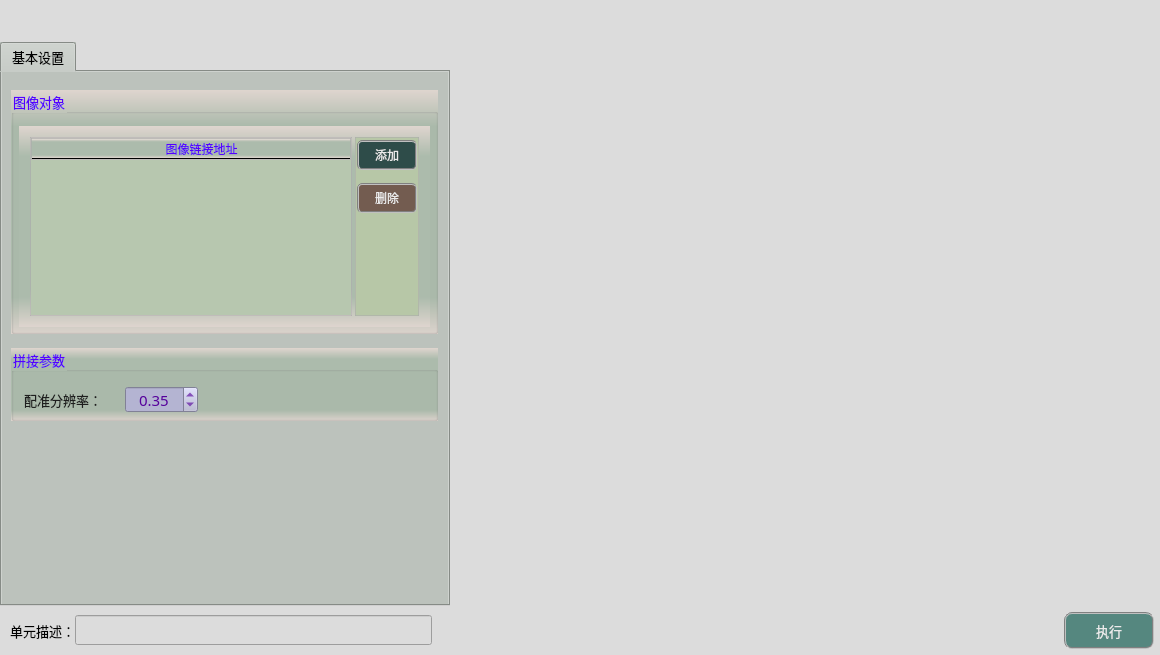
<?xml version="1.0" encoding="UTF-8"?>
<ui version="4.0">
 <class>frmImageSpliceClass</class>
 <widget class="QDialog" name="frmImageSpliceClass">
  <property name="geometry">
   <rect>
    <x>0</x>
    <y>0</y>
    <width>1160</width>
    <height>655</height>
   </rect>
  </property>
  <property name="sizePolicy">
   <sizepolicy hsizetype="Fixed" vsizetype="Fixed">
    <horstretch>0</horstretch>
    <verstretch>0</verstretch>
   </sizepolicy>
  </property>
  <property name="minimumSize">
   <size>
    <width>1160</width>
    <height>655</height>
   </size>
  </property>
  <property name="maximumSize">
   <size>
    <width>1160</width>
    <height>655</height>
   </size>
  </property>
  <property name="windowTitle">
   <string>图像拼接</string>
  </property>
  <property name="styleSheet">
   <string notr="true">background-color: rgb(220, 220, 220);</string>
  </property>
  <layout class="QGridLayout" name="gridLayout">
   <property name="leftMargin">
    <number>0</number>
   </property>
   <property name="topMargin">
    <number>0</number>
   </property>
   <property name="rightMargin">
    <number>0</number>
   </property>
   <property name="bottomMargin">
    <number>0</number>
   </property>
   <property name="spacing">
    <number>1</number>
   </property>
   <item row="1" column="2">
    <layout class="QGridLayout" name="imageLayout">
     <property name="spacing">
      <number>1</number>
     </property>
    </layout>
   </item>
   <item row="2" column="0">
    <spacer name="verticalSpacer_4">
     <property name="orientation">
      <enum>Qt::Vertical</enum>
     </property>
     <property name="sizeType">
      <enum>QSizePolicy::Fixed</enum>
     </property>
     <property name="sizeHint" stdset="0">
      <size>
       <width>20</width>
       <height>5</height>
      </size>
     </property>
    </spacer>
   </item>
   <item row="0" column="2">
    <spacer name="verticalSpacer">
     <property name="orientation">
      <enum>Qt::Vertical</enum>
     </property>
     <property name="sizeType">
      <enum>QSizePolicy::Fixed</enum>
     </property>
     <property name="sizeHint" stdset="0">
      <size>
       <width>20</width>
       <height>42</height>
      </size>
     </property>
    </spacer>
   </item>
   <item row="1" column="0">
    <widget class="QTabWidget" name="tabWidget">
     <property name="sizePolicy">
      <sizepolicy hsizetype="Fixed" vsizetype="Expanding">
       <horstretch>0</horstretch>
       <verstretch>0</verstretch>
      </sizepolicy>
     </property>
     <property name="minimumSize">
      <size>
       <width>450</width>
       <height>550</height>
      </size>
     </property>
     <property name="maximumSize">
      <size>
       <width>16777215</width>
       <height>16777215</height>
      </size>
     </property>
     <property name="font">
      <font>
       <family>微软雅黑</family>
       <pointsize>10</pointsize>
      </font>
     </property>
     <property name="styleSheet">
      <string notr="true">background-color: #bcc2bc;</string>
     </property>
     <property name="currentIndex">
      <number>0</number>
     </property>
     <widget class="QWidget" name="tab">
      <attribute name="title">
       <string>基本设置</string>
      </attribute>
      <widget class="QGroupBox" name="groupCamera">
       <property name="geometry">
        <rect>
         <x>9</x>
         <y>18</y>
         <width>427</width>
         <height>244</height>
        </rect>
       </property>
       <property name="font">
        <font>
         <family>微软雅黑</family>
         <pointsize>10</pointsize>
        </font>
       </property>
       <property name="styleSheet">
        <string notr="true">background-color: qlineargradient(x1:0, y1:0, x2:0, y2:1, stop:0 #dfd5cf, stop: 0.15 #acbbac, stop: 0.85 #acbbac,stop:1 #dfd5cf);
color: rgb(85, 0, 255);</string>
       </property>
       <property name="title">
        <string>图像对象</string>
       </property>
       <widget class="QWidget" name="horizontalLayoutWidget">
        <property name="geometry">
         <rect>
          <x>8</x>
          <y>36</y>
          <width>411</width>
          <height>201</height>
         </rect>
        </property>
        <layout class="QHBoxLayout" name="horizontalLayout_2">
         <property name="spacing">
          <number>3</number>
         </property>
         <item>
          <widget class="QFrame" name="frame">
           <property name="styleSheet">
            <string notr="true">border: 1px solid;
border-color: rgba(173, 173, 173, 155);</string>
           </property>
           <property name="frameShape">
            <enum>QFrame::StyledPanel</enum>
           </property>
           <property name="frameShadow">
            <enum>QFrame::Raised</enum>
           </property>
           <layout class="QVBoxLayout" name="verticalLayout">
            <property name="spacing">
             <number>0</number>
            </property>
            <property name="leftMargin">
             <number>0</number>
            </property>
            <property name="topMargin">
             <number>0</number>
            </property>
            <property name="rightMargin">
             <number>0</number>
            </property>
            <property name="bottomMargin">
             <number>0</number>
            </property>
            <item>
             <widget class="QTableWidget" name="tableWidgetImage">
              <property name="font">
               <font>
                <family>微软雅黑</family>
               </font>
              </property>
              <property name="styleSheet">
               <string notr="true">QTableWidget          
{
    background-color: #b7c7af;   
    border:none;
    gridline-color: rgba(20, 25, 155,50);
    color: rgba(20, 20, 20,200);
}
QTableWidget::item::selected
{   
    background-color: rgba(180, 180, 215,255); 
}
QScrollBar:vertical{ 
		background:#FFFFF2;
		padding-top:20px;
		padding-bottom:20px;
		padding-left:2px;
		padding-right:2px;
		border-left:1px solid #d7d7d7;}
QScrollBar::handle:vertical{
		background:#dbdbdb;
		border-radius:6px;
		min-height:20px;}
QScrollBar::handle:vertical:hover{
		background:#d0d0d0;}
QScrollBar::add-line:vertical{
		background:url(:/resource/down.png) center no-repeat;}
QScrollBar::sub-line:vertical{
		background:url(:/resource/up.png) center no-repeat;}
QScrollBar:horizontal{ 
		background:#FFFFF2;
		padding-top:20px;
		padding-bottom:20px;
		padding-left:2px;
		padding-right:2px;
		border-left:1px solid #d7d7d7;}
QScrollBar::handle:horizontal{
		background:#dbdbdb;
		border-radius:6px;
		min-height:20px;}
QScrollBar::handle:horizontal:hover{
		background:#d0d0d0;}
QScrollBar::add-line:horizontal{
		background:url(:/resource/right.png) center no-repeat;}
QScrollBar::sub-line:horizontal{
		background:url(:/resource/left.png) center no-repeat;}</string>
              </property>
              <property name="verticalScrollBarPolicy">
               <enum>Qt::ScrollBarAsNeeded</enum>
              </property>
              <property name="horizontalScrollBarPolicy">
               <enum>Qt::ScrollBarAsNeeded</enum>
              </property>
              <property name="gridStyle">
               <enum>Qt::DashLine</enum>
              </property>
              <attribute name="horizontalHeaderMinimumSectionSize">
               <number>29</number>
              </attribute>
              <attribute name="horizontalHeaderDefaultSectionSize">
               <number>339</number>
              </attribute>
              <attribute name="verticalHeaderDefaultSectionSize">
               <number>30</number>
              </attribute>
              <column>
               <property name="text">
                <string>图像链接地址</string>
               </property>
               <property name="font">
                <font>
                 <family>微软雅黑</family>
                 <pointsize>9</pointsize>
                </font>
               </property>
              </column>
             </widget>
            </item>
           </layout>
          </widget>
         </item>
         <item>
          <widget class="QFrame" name="frame_2">
           <property name="styleSheet">
            <string notr="true">border: 1px solid;
border-color: rgba(173, 173, 173, 155);
background-color: #b7c7a7;   </string>
           </property>
           <property name="frameShape">
            <enum>QFrame::StyledPanel</enum>
           </property>
           <property name="frameShadow">
            <enum>QFrame::Raised</enum>
           </property>
           <layout class="QVBoxLayout" name="verticalLayout_2">
            <property name="spacing">
             <number>13</number>
            </property>
            <property name="leftMargin">
             <number>1</number>
            </property>
            <property name="topMargin">
             <number>2</number>
            </property>
            <property name="rightMargin">
             <number>1</number>
            </property>
            <property name="bottomMargin">
             <number>1</number>
            </property>
            <item>
             <widget class="QPushButton" name="btnAddImage">
              <property name="sizePolicy">
               <sizepolicy hsizetype="Fixed" vsizetype="Fixed">
                <horstretch>0</horstretch>
                <verstretch>0</verstretch>
               </sizepolicy>
              </property>
              <property name="minimumSize">
               <size>
                <width>60</width>
                <height>30</height>
               </size>
              </property>
              <property name="font">
               <font>
                <family>微软雅黑</family>
                <pointsize>9</pointsize>
               </font>
              </property>
              <property name="styleSheet">
               <string notr="true">QWidget{ background-color: rgba(9, 42, 47, 200);}
QWidget{ color: rgb(235, 235, 235);}
QWidget{ border: 2px groove gray;border-radius: 5px;padding: 2px 4px;}
QPushButton:hover{ background-color: rgb(9, 62, 52);}
QPushButton:pressed{background-color: rgb(9, 82, 72);}</string>
              </property>
              <property name="text">
               <string>添加</string>
              </property>
             </widget>
            </item>
            <item>
             <widget class="QPushButton" name="btnDeleteImage">
              <property name="minimumSize">
               <size>
                <width>60</width>
                <height>30</height>
               </size>
              </property>
              <property name="font">
               <font>
                <family>微软雅黑</family>
                <pointsize>9</pointsize>
               </font>
              </property>
              <property name="styleSheet">
               <string notr="true">QWidget{ background-color: rgba(97, 63, 56, 200);}
QWidget{ color: rgb(235, 235, 235);}
QWidget{ border: 2px groove gray;border-radius: 5px;padding: 2px 4px;}
QPushButton:hover{ background-color: rgb(97, 83, 76);}
QPushButton:pressed{background-color: rgb(117, 83, 96);}</string>
              </property>
              <property name="text">
               <string>删除</string>
              </property>
             </widget>
            </item>
            <item>
             <spacer name="verticalSpacer_3">
              <property name="orientation">
               <enum>Qt::Vertical</enum>
              </property>
              <property name="sizeHint" stdset="0">
               <size>
                <width>20</width>
                <height>40</height>
               </size>
              </property>
             </spacer>
            </item>
           </layout>
          </widget>
         </item>
        </layout>
       </widget>
      </widget>
      <widget class="QGroupBox" name="groupCamera_2">
       <property name="geometry">
        <rect>
         <x>9</x>
         <y>276</y>
         <width>427</width>
         <height>73</height>
        </rect>
       </property>
       <property name="font">
        <font>
         <family>微软雅黑</family>
         <pointsize>10</pointsize>
        </font>
       </property>
       <property name="styleSheet">
        <string notr="true">background-color: qlineargradient(x1:0, y1:0, x2:0, y2:1, stop:0 #dfd5cf, stop: 0.15 #acbbac, stop: 0.85 #acbbac,stop:1 #dfd5cf);
color: rgb(85, 0, 255);</string>
       </property>
       <property name="title">
        <string>拼接参数</string>
       </property>
       <widget class="QDoubleSpinBox" name="spinRegistrationResol">
        <property name="geometry">
         <rect>
          <x>114</x>
          <y>38</y>
          <width>73</width>
          <height>27</height>
         </rect>
        </property>
        <property name="sizePolicy">
         <sizepolicy hsizetype="Fixed" vsizetype="Fixed">
          <horstretch>0</horstretch>
          <verstretch>0</verstretch>
         </sizepolicy>
        </property>
        <property name="minimumSize">
         <size>
          <width>70</width>
          <height>25</height>
         </size>
        </property>
        <property name="font">
         <font>
          <family>微软雅黑</family>
          <pointsize>11</pointsize>
         </font>
        </property>
        <property name="toolTip">
         <string>值越小拼接速度越快，但匹配点变少</string>
        </property>
        <property name="styleSheet">
         <string notr="true">QWidget{color: rgb(85, 0, 155);background-color: rgb(180, 180, 210);}
QDoubleSpinBox::up-button{
    border:transparent;
}
QDoubleSpinBox::down-button{
    border:transparent;
}
QDoubleSpinBox::up-arrow{
    image:url(:/resource/up.png);
}
QDoubleSpinBox::down-arrow{
    image:url(:/resource/down.png);
}</string>
        </property>
        <property name="alignment">
         <set>Qt::AlignCenter</set>
        </property>
        <property name="decimals">
         <number>2</number>
        </property>
        <property name="minimum">
         <double>0.100000000000000</double>
        </property>
        <property name="maximum">
         <double>1.000000000000000</double>
        </property>
        <property name="singleStep">
         <double>0.100000000000000</double>
        </property>
        <property name="value">
         <double>0.350000000000000</double>
        </property>
       </widget>
       <widget class="QLabel" name="label_9">
        <property name="geometry">
         <rect>
          <x>13</x>
          <y>42</y>
          <width>101</width>
          <height>19</height>
         </rect>
        </property>
        <property name="font">
         <font>
          <family>微软雅黑</family>
          <pointsize>10</pointsize>
          <weight>50</weight>
          <bold>false</bold>
         </font>
        </property>
        <property name="styleSheet">
         <string notr="true">color: rgb(30, 30, 30);
background: transparent;</string>
        </property>
        <property name="text">
         <string>配准分辨率：</string>
        </property>
       </widget>
      </widget>
     </widget>
    </widget>
   </item>
   <item row="0" column="0">
    <spacer name="verticalSpacer_2">
     <property name="orientation">
      <enum>Qt::Vertical</enum>
     </property>
     <property name="sizeType">
      <enum>QSizePolicy::Fixed</enum>
     </property>
     <property name="sizeHint" stdset="0">
      <size>
       <width>20</width>
       <height>42</height>
      </size>
     </property>
    </spacer>
   </item>
   <item row="3" column="0" colspan="3">
    <layout class="QHBoxLayout" name="horizontalLayout">
     <property name="spacing">
      <number>0</number>
     </property>
     <property name="bottomMargin">
      <number>6</number>
     </property>
     <item>
      <spacer name="horizontalSpacer">
       <property name="orientation">
        <enum>Qt::Horizontal</enum>
       </property>
       <property name="sizeType">
        <enum>QSizePolicy::Fixed</enum>
       </property>
       <property name="sizeHint" stdset="0">
        <size>
         <width>10</width>
         <height>20</height>
        </size>
       </property>
      </spacer>
     </item>
     <item>
      <widget class="QLabel" name="label_3">
       <property name="sizePolicy">
        <sizepolicy hsizetype="Fixed" vsizetype="Fixed">
         <horstretch>0</horstretch>
         <verstretch>0</verstretch>
        </sizepolicy>
       </property>
       <property name="maximumSize">
        <size>
         <width>83</width>
         <height>25</height>
        </size>
       </property>
       <property name="font">
        <font>
         <family>微软雅黑</family>
         <pointsize>10</pointsize>
        </font>
       </property>
       <property name="styleSheet">
        <string notr="true">background-color: rgba(255, 255, 255, 0);</string>
       </property>
       <property name="text">
        <string>单元描述：</string>
       </property>
      </widget>
     </item>
     <item>
      <widget class="QLineEdit" name="txtDescribe">
       <property name="sizePolicy">
        <sizepolicy hsizetype="Fixed" vsizetype="Fixed">
         <horstretch>0</horstretch>
         <verstretch>0</verstretch>
        </sizepolicy>
       </property>
       <property name="minimumSize">
        <size>
         <width>357</width>
         <height>30</height>
        </size>
       </property>
       <property name="maximumSize">
        <size>
         <width>16777215</width>
         <height>30</height>
        </size>
       </property>
       <property name="font">
        <font>
         <family>微软雅黑</family>
         <pointsize>10</pointsize>
        </font>
       </property>
      </widget>
     </item>
     <item>
      <spacer name="horizontalSpacer_8">
       <property name="orientation">
        <enum>Qt::Horizontal</enum>
       </property>
       <property name="sizeHint" stdset="0">
        <size>
         <width>40</width>
         <height>20</height>
        </size>
       </property>
      </spacer>
     </item>
     <item>
      <widget class="QPushButton" name="btnExecute">
       <property name="minimumSize">
        <size>
         <width>90</width>
         <height>37</height>
        </size>
       </property>
       <property name="font">
        <font>
         <family>微软雅黑</family>
         <pointsize>10</pointsize>
        </font>
       </property>
       <property name="styleSheet">
        <string notr="true">QWidget{ background-color: rgb(85, 135, 127);}
QWidget{ color: rgb(235, 235, 235);}
QWidget{ border: 2px groove gray;border-radius: 8px;padding: 2px 4px;}
QPushButton:hover{ background-color: rgb(85, 155, 127);}
QPushButton:pressed{background-color: rgb(85, 175, 127);}</string>
       </property>
       <property name="text">
        <string>执行</string>
       </property>
      </widget>
     </item>
     <item>
      <spacer name="horizontalSpacer_2">
       <property name="orientation">
        <enum>Qt::Horizontal</enum>
       </property>
       <property name="sizeType">
        <enum>QSizePolicy::Fixed</enum>
       </property>
       <property name="sizeHint" stdset="0">
        <size>
         <width>6</width>
         <height>20</height>
        </size>
       </property>
      </spacer>
     </item>
    </layout>
   </item>
   <item row="1" column="1">
    <spacer name="horizontalSpacer_3">
     <property name="orientation">
      <enum>Qt::Horizontal</enum>
     </property>
     <property name="sizeType">
      <enum>QSizePolicy::Fixed</enum>
     </property>
     <property name="sizeHint" stdset="0">
      <size>
       <width>3</width>
       <height>20</height>
      </size>
     </property>
    </spacer>
   </item>
  </layout>
 </widget>
 <layoutdefault spacing="6" margin="11"/>
 <resources>
  <include location="sub_res.qrc"/>
  <include location="../ImageView/sub_res.qrc"/>
 </resources>
 <connections/>
</ui>
